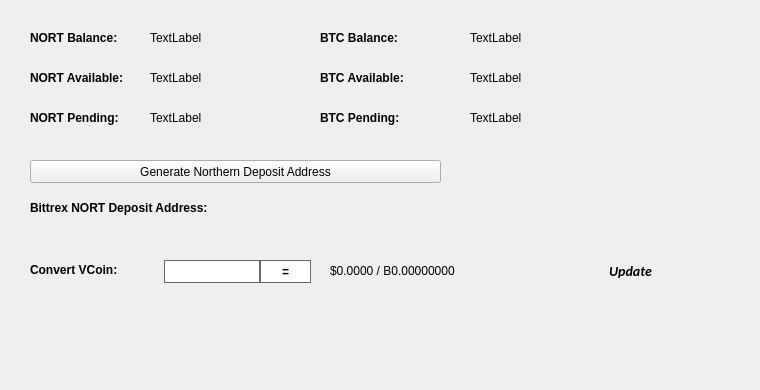
   <widget class="QWidget" name="BalanceTab">
    <attribute name="title">
     <string>Balance</string>
    </attribute>
    <widget class="QLabel" name="BitcoinBalanceLabel">
     <property name="geometry">
      <rect>
       <x>470</x>
       <y>30</y>
       <width>150</width>
       <height>16</height>
      </rect>
     </property>
     <property name="text">
      <string>TextLabel</string>
     </property>
    </widget>
    <widget class="QLabel" name="NORTBalanceLabel">
     <property name="geometry">
      <rect>
       <x>150</x>
       <y>30</y>
       <width>150</width>
       <height>16</height>
      </rect>
     </property>
     <property name="text">
      <string>TextLabel</string>
     </property>
    </widget>
    <widget class="QLabel" name="label_11">
     <property name="geometry">
      <rect>
       <x>30</x>
       <y>30</y>
       <width>101</width>
       <height>16</height>
      </rect>
     </property>
     <property name="font">
      <font>
       <weight>75</weight>
       <bold>true</bold>
      </font>
     </property>
     <property name="text">
      <string>NORT Balance:</string>
     </property>
    </widget>
    <widget class="QLabel" name="label_12">
     <property name="geometry">
      <rect>
       <x>320</x>
       <y>30</y>
       <width>101</width>
       <height>16</height>
      </rect>
     </property>
     <property name="font">
      <font>
       <weight>75</weight>
       <bold>true</bold>
      </font>
     </property>
     <property name="text">
      <string>BTC Balance:</string>
     </property>
    </widget>
    <widget class="QLabel" name="NORTAvailableLabel_2">
     <property name="geometry">
      <rect>
       <x>150</x>
       <y>70</y>
       <width>150</width>
       <height>16</height>
      </rect>
     </property>
     <property name="text">
      <string>TextLabel</string>
     </property>
    </widget>
    <widget class="QLabel" name="label_13">
     <property name="geometry">
      <rect>
       <x>30</x>
       <y>70</y>
       <width>111</width>
       <height>16</height>
      </rect>
     </property>
     <property name="font">
      <font>
       <weight>75</weight>
       <bold>true</bold>
      </font>
     </property>
     <property name="text">
      <string>NORT Available:</string>
     </property>
    </widget>
    <widget class="QLabel" name="label_14">
     <property name="geometry">
      <rect>
       <x>30</x>
       <y>110</y>
       <width>101</width>
       <height>16</height>
      </rect>
     </property>
     <property name="font">
      <font>
       <weight>75</weight>
       <bold>true</bold>
      </font>
     </property>
     <property name="text">
      <string>NORT Pending:</string>
     </property>
    </widget>
    <widget class="QLabel" name="NORTPendingLabel">
     <property name="geometry">
      <rect>
       <x>150</x>
       <y>110</y>
       <width>150</width>
       <height>16</height>
      </rect>
     </property>
     <property name="text">
      <string>TextLabel</string>
     </property>
    </widget>
    <widget class="QLabel" name="label_15">
     <property name="geometry">
      <rect>
       <x>320</x>
       <y>70</y>
       <width>111</width>
       <height>16</height>
      </rect>
     </property>
     <property name="font">
      <font>
       <weight>75</weight>
       <bold>true</bold>
      </font>
     </property>
     <property name="text">
      <string>BTC Available:</string>
     </property>
    </widget>
    <widget class="QLabel" name="BitcoinAvailableLabel">
     <property name="geometry">
      <rect>
       <x>470</x>
       <y>70</y>
       <width>150</width>
       <height>16</height>
      </rect>
     </property>
     <property name="text">
      <string>TextLabel</string>
     </property>
    </widget>
    <widget class="QLabel" name="label_31">
     <property name="geometry">
      <rect>
       <x>320</x>
       <y>110</y>
       <width>111</width>
       <height>16</height>
      </rect>
     </property>
     <property name="font">
      <font>
       <weight>75</weight>
       <bold>true</bold>
      </font>
     </property>
     <property name="text">
      <string>BTC Pending:</string>
     </property>
    </widget>
    <widget class="QLabel" name="BitcoinPendingLabel">
     <property name="geometry">
      <rect>
       <x>470</x>
       <y>110</y>
       <width>150</width>
       <height>16</height>
      </rect>
     </property>
     <property name="text">
      <string>TextLabel</string>
     </property>
    </widget>
    <widget class="QLabel" name="label_33">
     <property name="geometry">
      <rect>
       <x>30</x>
       <y>200</y>
       <width>221</width>
       <height>16</height>
      </rect>
     </property>
     <property name="font">
      <font>
       <weight>75</weight>
       <bold>true</bold>
      </font>
     </property>
     <property name="text">
      <string>Bittrex NORT Deposit Address:</string>
     </property>
    </widget>
    <widget class="QPushButton" name="GenDepositBTN">
     <property name="geometry">
      <rect>
       <x>30</x>
       <y>160</y>
       <width>411</width>
       <height>23</height>
      </rect>
     </property>
     <property name="text">
      <string>Generate Northern Deposit Address</string>
     </property>
     <property name="icon">
      <iconset resource="../northern.qrc">
       <normaloff>:/icons/bitcoin</normaloff>:/icons/bitcoin</iconset>
     </property>
    </widget>
    <widget class="QLabel" name="DepositAddressLabel">
     <property name="geometry">
      <rect>
       <x>200</x>
       <y>200</y>
       <width>261</width>
       <height>16</height>
      </rect>
     </property>
     <property name="palette">
      <palette>
       <active>
        <colorrole role="WindowText">
         <brush brushstyle="SolidPattern">
          <color alpha="255">
           <red>0</red>
           <green>0</green>
           <blue>0</blue>
          </color>
         </brush>
        </colorrole>
        <colorrole role="Text">
         <brush brushstyle="SolidPattern">
          <color alpha="255">
           <red>0</red>
           <green>0</green>
           <blue>255</blue>
          </color>
         </brush>
        </colorrole>
       </active>
       <inactive>
        <colorrole role="WindowText">
         <brush brushstyle="SolidPattern">
          <color alpha="255">
           <red>0</red>
           <green>0</green>
           <blue>0</blue>
          </color>
         </brush>
        </colorrole>
        <colorrole role="Text">
         <brush brushstyle="SolidPattern">
          <color alpha="255">
           <red>0</red>
           <green>0</green>
           <blue>255</blue>
          </color>
         </brush>
        </colorrole>
       </inactive>
       <disabled>
        <colorrole role="WindowText">
         <brush brushstyle="SolidPattern">
          <color alpha="255">
           <red>120</red>
           <green>120</green>
           <blue>120</blue>
          </color>
         </brush>
        </colorrole>
        <colorrole role="Text">
         <brush brushstyle="SolidPattern">
          <color alpha="255">
           <red>120</red>
           <green>120</green>
           <blue>120</blue>
          </color>
         </brush>
        </colorrole>
       </disabled>
      </palette>
     </property>
     <property name="font">
      <font>
       <weight>75</weight>
       <bold>true</bold>
      </font>
     </property>
     <property name="text">
      <string/>
     </property>
     <property name="alignment">
      <set>Qt::AlignRight|Qt::AlignTrailing|Qt::AlignVCenter</set>
     </property>
     <property name="textInteractionFlags">
      <set>Qt::LinksAccessibleByMouse|Qt::TextSelectableByKeyboard|Qt::TextSelectableByMouse</set>
     </property>
    </widget>
    <widget class="QLabel" name="label_8">
     <property name="geometry">
      <rect>
       <x>460</x>
       <y>300</y>
       <width>281</width>
       <height>81</height>
      </rect>
     </property>
     <property name="text">
      <string/>
     </property>
     <property name="pixmap">
      <pixmap>:/images/bittrex</pixmap>
     </property>
    </widget>
    <widget class="QWidget" name="widgetConversion" native="true">
     <property name="geometry">
      <rect>
       <x>0</x>
       <y>250</y>
       <width>751</width>
       <height>43</height>
      </rect>
     </property>
     <property name="minimumSize">
      <size>
       <width>0</width>
       <height>43</height>
      </size>
     </property>
     <property name="styleSheet">
      <string notr="true"/>
     </property>
     <widget class="QPushButton" name="btnUpdateMarketData">
      <property name="geometry">
       <rect>
        <x>575</x>
        <y>0</y>
        <width>111</width>
        <height>41</height>
       </rect>
      </property>
      <property name="sizePolicy">
       <sizepolicy hsizetype="Expanding" vsizetype="Expanding">
        <horstretch>0</horstretch>
        <verstretch>0</verstretch>
       </sizepolicy>
      </property>
      <property name="font">
       <font>
        <family>calibri</family>
        <pointsize>-1</pointsize>
        <weight>75</weight>
        <italic>true</italic>
        <bold>true</bold>
       </font>
      </property>
      <property name="styleSheet">
       <string notr="true">margin:0px;text-align:center;padding:2px;border-radius:3px;font-style:italic;width:100px;font-size:14px;font-family:calibri;font-weight:600;</string>
      </property>
      <property name="text">
       <string>Update</string>
      </property>
      <property name="iconSize">
       <size>
        <width>150</width>
        <height>35</height>
       </size>
      </property>
      <property name="autoDefault">
       <bool>true</bool>
      </property>
      <property name="default">
       <bool>true</bool>
      </property>
     </widget>
     <widget class="QLabel" name="lblConvertVCoin">
      <property name="geometry">
       <rect>
        <x>30</x>
        <y>10</y>
        <width>131</width>
        <height>20</height>
       </rect>
      </property>
      <property name="styleSheet">
       <string notr="true"/>
      </property>
      <property name="text">
       <string>&lt;html&gt;&lt;head/&gt;&lt;body&gt;&lt;p&gt;&lt;span style=&quot; font-weight:600;&quot;&gt;Convert VCoin:&lt;/span&gt;&lt;/p&gt;&lt;/body&gt;&lt;/html&gt;</string>
      </property>
     </widget>
     <widget class="QLineEdit" name="txtConvertVCoinQty">
      <property name="geometry">
       <rect>
        <x>160</x>
        <y>10</y>
        <width>100</width>
        <height>23</height>
       </rect>
      </property>
      <property name="minimumSize">
       <size>
        <width>100</width>
        <height>23</height>
       </size>
      </property>
      <property name="maximumSize">
       <size>
        <width>100</width>
        <height>16777215</height>
       </size>
      </property>
      <property name="styleSheet">
       <string notr="true">border: 1px solid #61696c;margin-left:4px;</string>
      </property>
     </widget>
     <widget class="QPushButton" name="btnConvertNorthern">
      <property name="geometry">
       <rect>
        <x>260</x>
        <y>10</y>
        <width>51</width>
        <height>23</height>
       </rect>
      </property>
      <property name="minimumSize">
       <size>
        <width>0</width>
        <height>23</height>
       </size>
      </property>
      <property name="styleSheet">
       <string notr="true">border:1px solid #61696c;background:white;font-weight:600;</string>
      </property>
      <property name="text">
       <string>=</string>
      </property>
     </widget>
     <widget class="QLabel" name="lblConvertVCoinResults">
      <property name="geometry">
       <rect>
        <x>330</x>
        <y>0</y>
        <width>201</width>
        <height>41</height>
       </rect>
      </property>
      <property name="styleSheet">
       <string notr="true"/>
      </property>
      <property name="text">
       <string>$0.0000 / B0.00000000</string>
      </property>
     </widget>
     <widget class="QLabel" name="iconOverviewUpdateWait">
      <property name="geometry">
       <rect>
        <x>670</x>
        <y>10</y>
        <width>24</width>
        <height>24</height>
       </rect>
      </property>
      <property name="text">
       <string/>
      </property>
      <property name="pixmap">
       <pixmap resource="../northern.qrc">:/icons/transaction_1</pixmap>
      </property>
      <property name="scaledContents">
       <bool>true</bool>
      </property>
      <property name="alignment">
       <set>Qt::AlignCenter</set>
      </property>
     </widget>
    </widget>
   </widget>
